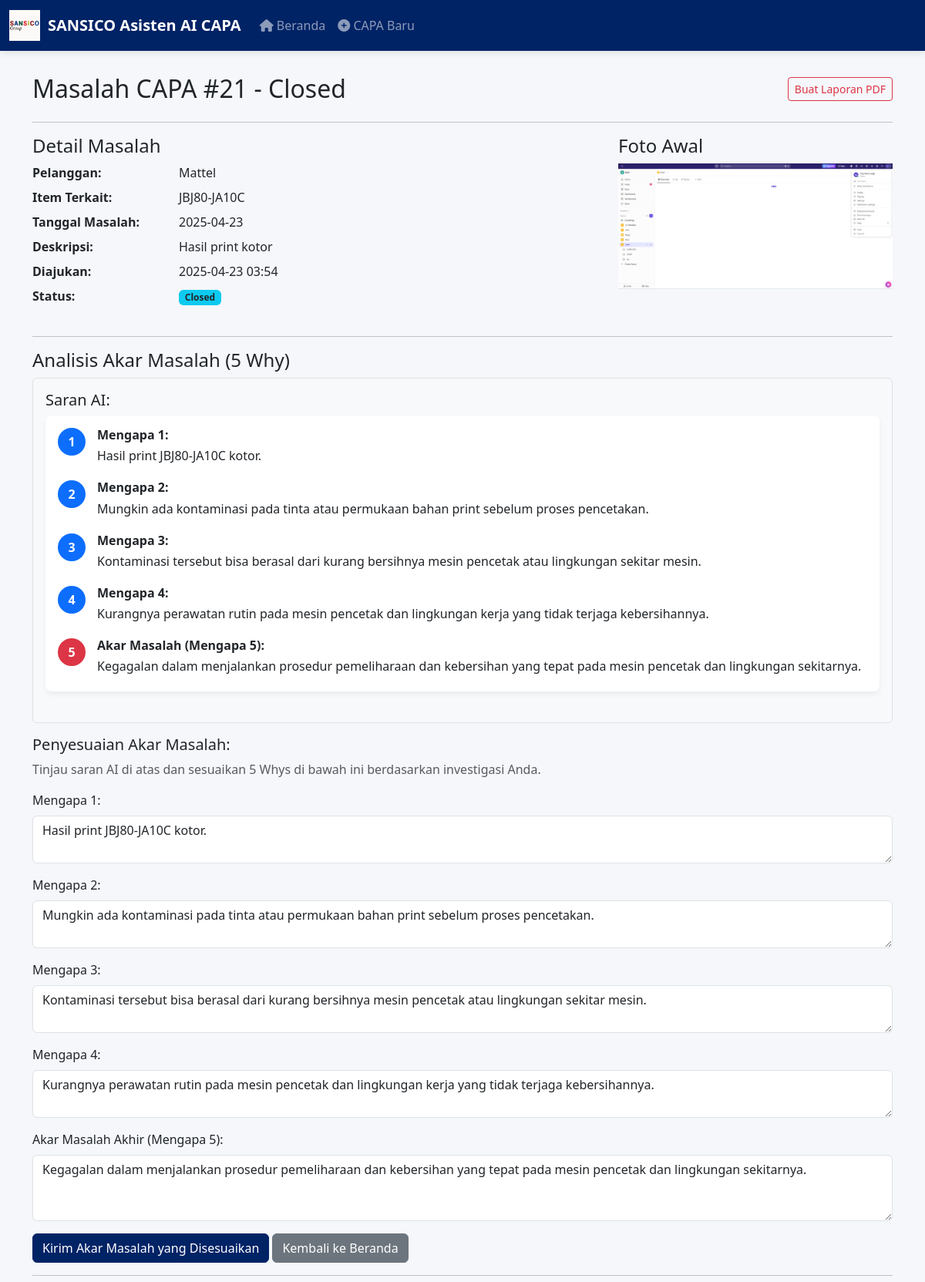
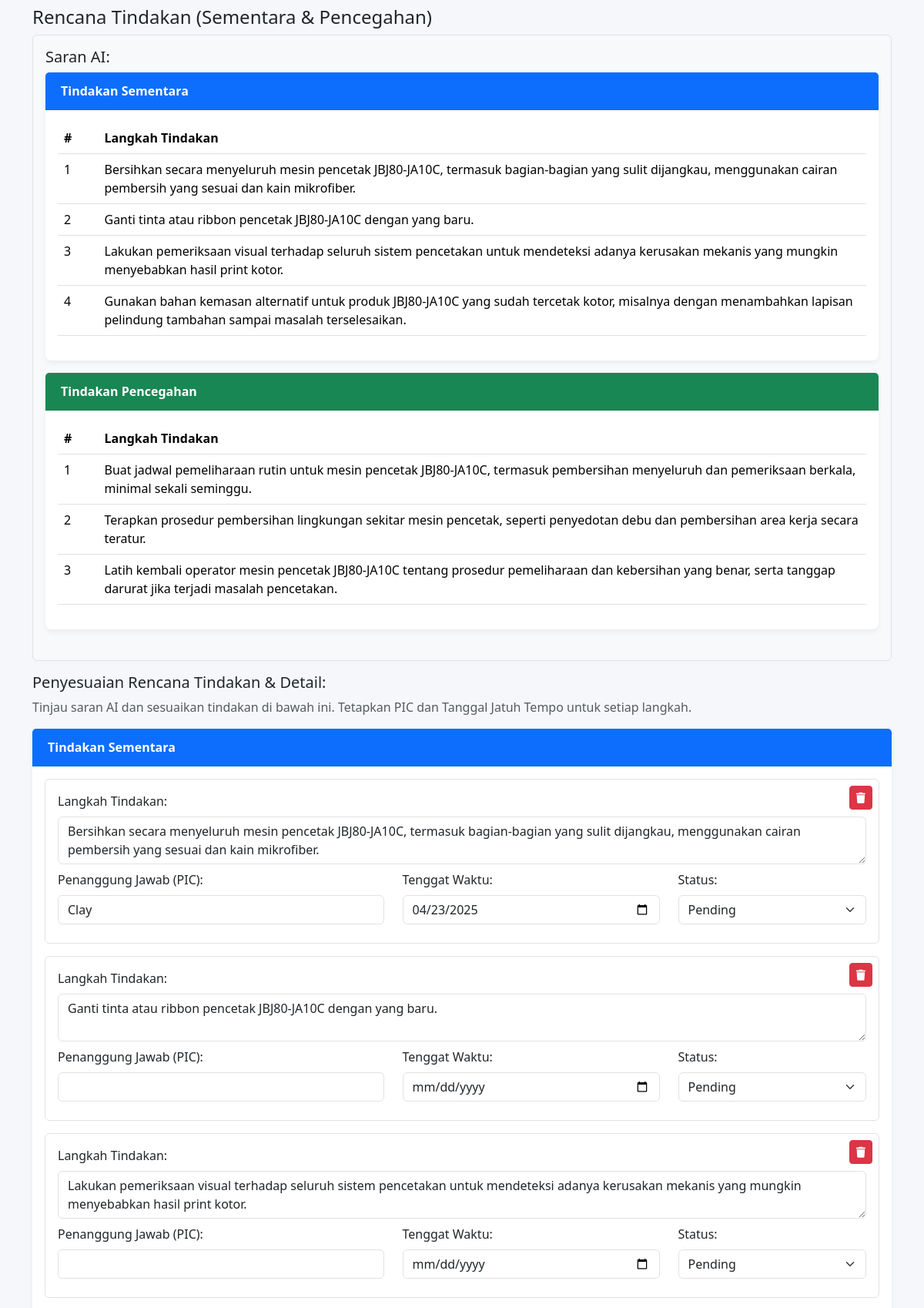
Page /view/21 (upper part) on the committed database (2 pictures, top to bottom).
### app.py (models this page shows)
class CapaIssue(db.Model):
    __tablename__ = 'capa_issues'
    capa_id = db.Column(db.Integer, primary_key=True)
    customer_name = db.Column(db.String(200), nullable=False)
    issue_date = db.Column(db.Date, nullable=False)
    issue_description = db.Column(db.Text, nullable=False)
    item_involved = db.Column(db.String(200), nullable=False)
    initial_photo_path = db.Column(db.String(300)) # Path to initial issue photo
    submission_timestamp = db.Column(db.DateTime, default=datetime.utcnow)
    status = db.Column(db.String(50), default='Open', nullable=False) # e.g., 'Open', 'RCA Pending', 'Action Pending', 'Evidence Pending', 'Closed'
    root_cause = db.relationship('RootCause', backref='capa_issue', uselist=False, cascade="all, delete-orphan") # One-to-one
    action_plan = db.relationship('ActionPlan', backref='capa_issue', uselist=False, cascade="all, delete-orphan") # One-to-one
    evidence = db.relationship('Evidence', backref='capa_issue', cascade="all, delete-orphan") # One-to-many

class RootCause(db.Model):
    __tablename__ = 'root_causes'
    rc_id = db.Column(db.Integer, primary_key=True)
    capa_id = db.Column(db.Integer, db.ForeignKey('capa_issues.capa_id'), nullable=False, unique=True)
    ai_suggested_rc_json = db.Column(db.Text) # Store AI's 5 Why suggestion as JSON string
    user_adjusted_why1 = db.Column(db.Text)
    user_adjusted_why2 = db.Column(db.Text)
    user_adjusted_why3 = db.Column(db.Text)
    user_adjusted_why4 = db.Column(db.Text)
    user_adjusted_root_cause = db.Column(db.Text) # Final root cause (Why 5)
    rc_submission_timestamp = db.Column(db.DateTime, default=datetime.utcnow)

### app.py (the view)
@app.route('/view/<int:capa_id>')
def view_capa(capa_id):
    issue = CapaIssue.query.options(
        db.joinedload(CapaIssue.root_cause), # Eager load related data
        db.joinedload(CapaIssue.action_plan),
        db.joinedload(CapaIssue.evidence)
    ).get_or_404(capa_id)
    return render_template('view_capa.html', issue=issue)

### app.py (called while the page is built)
def from_json_filter(json_string):
    if not json_string:
        return {}
    try:
        return json.loads(json_string)
    except json.JSONDecodeError:
        print(f"Warning: Could not decode JSON in template: {json_string}")
        return {"error": "Invalid JSON data stored"} # Return error dict

def nl2br_filter(s):
    if s:
        return markupsafe.Markup(str(markupsafe.escape(s)).replace('\n', '<br>\n'))
    return ''

### templates/view_capa.html (shortened to what this page needs)
{% extends "base.html" %}
{% block content %}
  <div class="d-flex justify-content-between flex-wrap flex-md-nowrap align-items-center pt-3 pb-2 mb-3">
    <h2 class="mb-0">Masalah CAPA #{{ issue.capa_id }} - {{ issue.status }}</h2>
     <div class="btn-toolbar mb-2 mb-md-0">
       <a href="{{ url_for('generate_pdf_report', capa_id=issue.capa_id) }}" class="btn btn-sm btn-outline-danger" target="_blank">
         Buat Laporan PDF
       </a>
     </div>
  </div>
  <hr class="mt-0">
  <div class="row">
    <div class="col-md-8">
      <h4>Detail Masalah</h4>
      <dl class="row">
        <dt class="col-sm-3">Pelanggan:</dt>
        <dd class="col-sm-9">{{ issue.customer_name }}</dd>
        <dt class="col-sm-3">Item Terkait:</dt>
        <dd class="col-sm-9">{{ issue.item_involved }}</dd>
        <dt class="col-sm-3">Tanggal Masalah:</dt>
        <dd class="col-sm-9">{{ issue.issue_date.strftime('%Y-%m-%d') }}</dd>
        <dt class="col-sm-3">Deskripsi:</dt>
        <dd class="col-sm-9">{{ issue.issue_description | nl2br }}</dd>
        <dt class="col-sm-3">Diajukan:</dt>
        <dd class="col-sm-9">{{ issue.submission_timestamp.strftime('%Y-%m-%d %H:%M') }}</dd>
        <dt class="col-sm-3">Status:</dt>
        <dd class="col-sm-9"><span class="badge bg-info text-dark">{{ issue.status }}</span></dd>
      </dl>
    </div>
    <div class="col-md-4">
      <h4>Foto Awal</h4>
      {% if issue.initial_photo_path %}
        <img src="{{ url_for('uploaded_file', filename=issue.initial_photo_path) }}" class="img-fluid" alt="Foto Awal Masalah">
      {% else %}
        <p>Tidak ada foto awal yang diunggah.</p>
      {% endif %}
    </div>
  </div>
  <hr>
  <h4>Analisis Akar Masalah (5 Why)</h4>
  {% if issue.root_cause and issue.root_cause.ai_suggested_rc_json %}
    {% set rca_data = issue.root_cause.ai_suggested_rc_json | fromjson %}
    <form method="POST" action="{{ url_for('edit_rca', capa_id=issue.capa_id) }}">
      <div class="mb-3 p-3 border rounded bg-light">
        <h5>Saran AI:</h5>
        {% if rca_data.error %}
          <p class="text-danger"><strong>Error memproses saran AI:</strong> {{ rca_data.error }}</p>
          <pre><code>{{ rca_data.raw_response }}</code></pre>
        {% else %}
          <div class="card">
            <div class="card-body">
              <div class="rca-steps">
                <div class="rca-step">
                  <span class="rca-step-number">1</span>
                  <div class="rca-step-content">
                    <h6>Mengapa 1:</h6>
                    <p>{{ rca_data.get('why1', 'N/A') }}</p>
                  </div>
                </div>
                <div class="rca-step">
                  <span class="rca-step-number">2</span>
                  <div class="rca-step-content">
                    <h6>Mengapa 2:</h6>
                    <p>{{ rca_data.get('why2', 'N/A') }}</p>
                  </div>
                </div>
                <div class="rca-step">
                  <span class="rca-step-number">3</span>
                  <div class="rca-step-content">
                    <h6>Mengapa 3:</h6>
                    <p>{{ rca_data.get('why3', 'N/A') }}</p>
                  </div>
                </div>
                <div class="rca-step">
                  <span class="rca-step-number">4</span>
                  <div class="rca-step-content">
                    <h6>Mengapa 4:</h6>
                    <p>{{ rca_data.get('why4', 'N/A') }}</p>
                  </div>
                </div>
                <div class="rca-step">
                  <span class="rca-step-number">5</span>
                  <div class="rca-step-content">
                    <h6>Akar Masalah (Mengapa 5):</h6>
                    <p>{{ rca_data.get('root_cause', 'N/A') }}</p>
                  </div>
                </div>
              </div>
            </div>
          </div>
        {% endif %}
      </div>
      <h5>Penyesuaian Akar Masalah:</h5>
      <p class="text-muted">Tinjau saran AI di atas dan sesuaikan 5 Whys di bawah ini berdasarkan investigasi Anda.</p>
      <div class="mb-3">
        <label for="user_adjusted_why1" class="form-label">Mengapa 1:</label>
        <textarea class="form-control" id="user_adjusted_why1" name="user_adjusted_why1" rows="2" required>{{ issue.root_cause.user_adjusted_why1 or rca_data.get('why1', '') }}</textarea>
      </div>
      <div class="mb-3">
        <label for="user_adjusted_why2" class="form-label">Mengapa 2:</label>
        <textarea class="form-control" id="user_adjusted_why2" name="user_adjusted_why2" rows="2" required>{{ issue.root_cause.user_adjusted_why2 or rca_data.get('why2', '') }}</textarea>
      </div>
      <div class="mb-3">
        <label for="user_adjusted_why3" class="form-label">Mengapa 3:</label>
        <textarea class="form-control" id="user_adjusted_why3" name="user_adjusted_why3" rows="2" required>{{ issue.root_cause.user_adjusted_why3 or rca_data.get('why3', '') }}</textarea>
      </div>
      <div class="mb-3">
        <label for="user_adjusted_why4" class="form-label">Mengapa 4:</label>
        <textarea class="form-control" id="user_adjusted_why4" name="user_adjusted_why4" rows="2" required>{{ issue.root_cause.user_adjusted_why4 or rca_data.get('why4', '') }}</textarea>
      </div>
      <div class="mb-3">
        <label for="user_adjusted_root_cause" class="form-label">Akar Masalah Akhir (Mengapa 5):</label>
        <textarea class="form-control" id="user_adjusted_root_cause" name="user_adjusted_root_cause" rows="3" required>{{ issue.root_cause.user_adjusted_root_cause or rca_data.get('root_cause', '') }}</textarea>
      </div>
      <button type="submit" class="btn btn-primary">Kirim Akar Masalah yang Disesuaikan</button>
      <a href="{{ url_for('index') }}" class="btn btn-secondary">Kembali ke Beranda</a>
    </form>
  {% elif issue.status == 'RCA Pending' %}
    <div class="alert alert-info" role="alert">
      Analisis Akar Masalah AI sedang diproses. Silakan periksa kembali nanti.
    </div>
     <a href="{{ url_for('index') }}" class="btn btn-secondary">Kembali ke Beranda</a>
  {% else %}
     <div class="alert alert-warning" role="alert">
      Analisis Akar Masalah belum dimulai atau gagal untuk masalah ini. Status: {{ issue.status }}
    </div>
     <a href="{{ url_for('index') }}" class="btn btn-secondary">Kembali ke Beranda</a>
  {% endif %}
  <hr>
  <h4>Rencana Tindakan (Sementara & Pencegahan)</h4>
  {% if issue.status in ['Action Pending', 'Evidence Pending', 'Closed'] and issue.action_plan %}
    {% set ap_data = issue.action_plan.ai_suggested_actions_json | fromjson %}
    <form method="POST" action="{{ url_for('edit_action_plan', capa_id=issue.capa_id) }}">
      <div class="mb-3 p-3 border rounded bg-light">
        <h5>Saran AI:</h5>
        {% if ap_data.error %}
          <p class="text-danger"><strong>Error memproses saran AI:</strong> {{ ap_data.error }}</p>
          <pre><code>{{ ap_data.raw_response }}</code></pre>
        {% else %}
          <div class="card mb-3">
            <div class="card-header bg-primary text-white">
              <strong>Tindakan Sementara</strong>
            </div>
            <div class="card-body">
              {% set temp_actions = ap_data.get('temporary_action', []) %}
              {% if temp_actions|length > 0 %}
                <div class="table-responsive">
                  <table class="table table-hover">
                    <thead>
                      <tr>
                        <th scope="col" width="5%">#</th>
                        <th scope="col" width="95%">Langkah Tindakan</th>
                      </tr>
                    </thead>
                    <tbody>
                      {% for action in temp_actions %}
                        <tr>
                          <td>{{ loop.index }}</td>
                          <td>{{ action.langkah }}</td>
                        </tr>
                      {% endfor %}
                    </tbody>
                  </table>
                </div>
              {% else %}
                <p class="card-text">Tidak ada tindakan sementara yang disarankan</p>
              {% endif %}
            </div>
          </div>
          <div class="card">
            <div class="card-header bg-success text-white">
              <strong>Tindakan Pencegahan</strong>
            </div>
            <div class="card-body">
              {% set prev_actions = ap_data.get('preventive_action', []) %}
              {% if prev_actions|length > 0 %}
                <div class="table-responsive">
                  <table class="table table-hover">
                    <thead>
                      <tr>
                        <th scope="col" width="5%">#</th>
                        <th scope="col" width="95%">Langkah Tindakan</th>
                      </tr>
                    </thead>
                    <tbody>
                      {% for action in prev_actions %}
                        <tr>
                          <td>{{ loop.index }}</td>
                          <td>{{ action.langkah }}</td>
                        </tr>
                      {% endfor %}
                    </tbody>
                  </table>
                </div>
              {% else %}
                <p class="card-text">Tidak ada tindakan pencegahan yang disarankan</p>
              {% endif %}
            </div>
          </div>
        {% endif %}
      </div>
      <h5>Penyesuaian Rencana Tindakan & Detail:</h5>
      <p class="text-muted">Tinjau saran AI dan sesuaikan tindakan di bawah ini. Tetapkan PIC dan Tanggal Jatuh Tempo untuk setiap langkah.</p>
      <div class="card mb-4">
        <div class="card-header bg-primary text-white">
          <strong>Tindakan Sementara</strong>
        </div>
        <div class="card-body">
          <div id="temp-actions-container">
            {% set adjusted_temp_actions = issue.action_plan.user_adjusted_actions_json | fromjson if issue.action_plan.user_adjusted_actions_json else None %}
            {% set temp_actions = ap_data.get('temporary_action', []) %}
            {% for i in range(temp_actions|length) %}
              {% set action = temp_actions[i] %}
              <div class="action-item mb-3 border p-3 rounded position-relative">
                <button type="button" class="btn btn-sm btn-danger position-absolute end-0 top-0 m-2 delete-action" title="Hapus"><i class="fas fa-trash"></i></button>
                <div class="row">
                  <div class="col-12">
                    <div class="mb-2">
                      <label class="form-label">Langkah Tindakan:</label>
                      <textarea class="form-control" name="temp_action_text[]" rows="2" required>{{ adjusted_temp_actions.temp_actions[i].action_text if adjusted_temp_actions and adjusted_temp_actions.temp_actions|length > i else action.langkah }}</textarea>
                    </div>
                  </div>
                </div>
                <div class="row">
                  <div class="col-md-5">
                    <div class="mb-2">
                      <label class="form-label">Penanggung Jawab (PIC):</label>
                      <input type="text" class="form-control" name="temp_action_pic[]" value="{{ adjusted_temp_actions.temp_actions[i].pic if adjusted_temp_actions and adjusted_temp_actions.temp_actions|length > i else '' }}" required>
                    </div>
                  </div>
                  <div class="col-md-4">
                    <div class="mb-2">
                      <label class="form-label">Tenggat Waktu:</label>
                      <input type="date" class="form-control" name="temp_action_due_date[]" value="{{ adjusted_temp_actions.temp_actions[i].due_date if adjusted_temp_actions and adjusted_temp_actions.temp_actions|length > i else '' }}" required>
                    </div>
                  </div>
                  <div class="col-md-3">
                    <div class="mb-2">
                      <label class="form-label">Status:</label>
                      <select class="form-select" name="temp_action_status[]">
                        <option value="Pending" {{ 'selected' if adjusted_temp_actions and adjusted_temp_actions.temp_actions|length > i and adjusted_temp_actions.temp_actions[i].status == 'Pending' }}>Pending</option>
                      </select>
                    </div>
                  </div>
                </div>
              </div>
            {% endfor %}
          </div>
        </div>
      </div>
            {% set prev_actions = ap_data.get('preventive_action', []) %}
    </form>
  {% endif %}
{% endblock %}

### static/css/custom.css (style rules this page uses)
:root { --primary-color: #002366; --secondary-color: #e9ecef; --accent-color: #0d6efd; --text-color: #212529; --light-text: #f8f9fa; --success-color: #198754; --warning-color: #ffc107; --danger-color: #dc3545; }
body { font-family: 'Segoe UI', Roboto, 'Helvetica Neue', Arial, sans-serif; color: var(--text-color); padding-top: 5rem; background-color: #f5f7fa; }
.card { border: none; border-radius: 8px; box-shadow: 0 4px 6px rgba(0, 0, 0, 0.05); margin-bottom: 1.5rem; transition: transform 0.2s, box-shadow 0.2s; }
.card-header { background-color: var(--secondary-color); border-bottom: 1px solid rgba(0, 0, 0, 0.05); font-weight: 600; padding: 0.75rem 1.25rem; }
.btn-primary { background-color: var(--primary-color); border-color: var(--primary-color); }

### templates/view_capa.html (style rules this page uses)
.rca-steps { display: flex; flex-direction: column; gap: 15px; }
.rca-step { display: flex; align-items: flex-start; margin-bottom: 5px; }
.rca-step-number { width: 36px; height: 36px; border-radius: 50%; background-color: #0d6efd; color: white; display: flex; align-items: center; justify-content: center; font-weight: bold; margin-right: 15px; flex-shrink: 0; }
.rca-step-content { flex-grow: 1; }
.rca-step-content h6 { margin-bottom: 5px; font-weight: bold; }
.rca-step-content p { margin-bottom: 0; }
.rca-step:last-child .rca-step-number { background-color: #dc3545; }

### rows in the picture
CapaIssue: capa_id "21", status "Closed", customer_name "Mattel", item_involved "JBJ80-JA10C", issue_date "2025-04-23", issue_description "Hasil print kotor", submission_timestamp "2025-04-23 03:54", initial_photo_path (picture)
RootCause: get "Hasil print JBJ80-JA10C kotor.", get "Mungkin ada kontaminasi pada tinta atau permukaan bahan print sebelum proses pencetakan.", get "Kontaminasi tersebut bisa berasal dari kurang bersihnya mesin pencetak atau lingkungan sekitar mesin.", get "Kurangnya perawatan rutin pada mesin pencetak dan lingkungan kerja yang tidak terjaga kebersihannya.", get "Kegagalan dalam menjalankan prosedur pemeliharaan dan kebersihan yang tepat pada mesin pencetak dan lingkungan sekitarnya.", user_adjusted_why1 "Hasil print JBJ80-JA10C kotor.", user_adjusted_why2 "Mungkin ada kontaminasi pada tinta atau permukaan bahan print sebelum proses pencetakan.", user_adjusted_why3 "Kontaminasi tersebut bisa berasal dari kurang bersihnya mesin pencetak atau lingkungan sekitar mesin.", user_adjusted_why4 "Kurangnya perawatan rutin pada mesin pencetak dan lingkungan kerja yang tidak terjaga kebersihannya.", user_adjusted_root_cause "Kegagalan dalam menjalankan prosedur pemeliharaan dan kebersihan yang tepat pada mesin pencetak dan lingkungan sekitarnya."

### other values in the picture
{{ action.langkah }} "Bersihkan secara menyeluruh mesin pencetak JBJ80-JA10C, termasuk bagian-bagian yang sulit dijangkau, menggunakan cairan pembersih yang sesuai dan kain mikrofiber." "Ganti tinta atau ribbon pencetak JBJ80-JA10C dengan yang baru." "Lakukan pemeriksaan visual terhadap seluruh sistem pencetakan untuk mendeteksi adanya kerusakan mekanis yang mungkin menyebabkan hasil print kotor." "Gunakan bahan kemasan alternatif untuk produk JBJ80-JA10C yang sudah tercetak kotor, misalnya dengan menambahkan lapisan pelindung tambahan sampai masalah terselesaikan."
{{ action.langkah }} "Buat jadwal pemeliharaan rutin untuk mesin pencetak JBJ80-JA10C, termasuk pembersihan menyeluruh dan pemeriksaan berkala, minimal sekali seminggu." "Terapkan prosedur pembersihan lingkungan sekitar mesin pencetak, seperti penyedotan debu dan pembersihan area kerja secara teratur." "Latih kembali operator mesin pencetak JBJ80-JA10C tentang prosedur pemeliharaan dan kebersihan yang benar, serta tanggap darurat jika terjadi masalah pencetakan."
